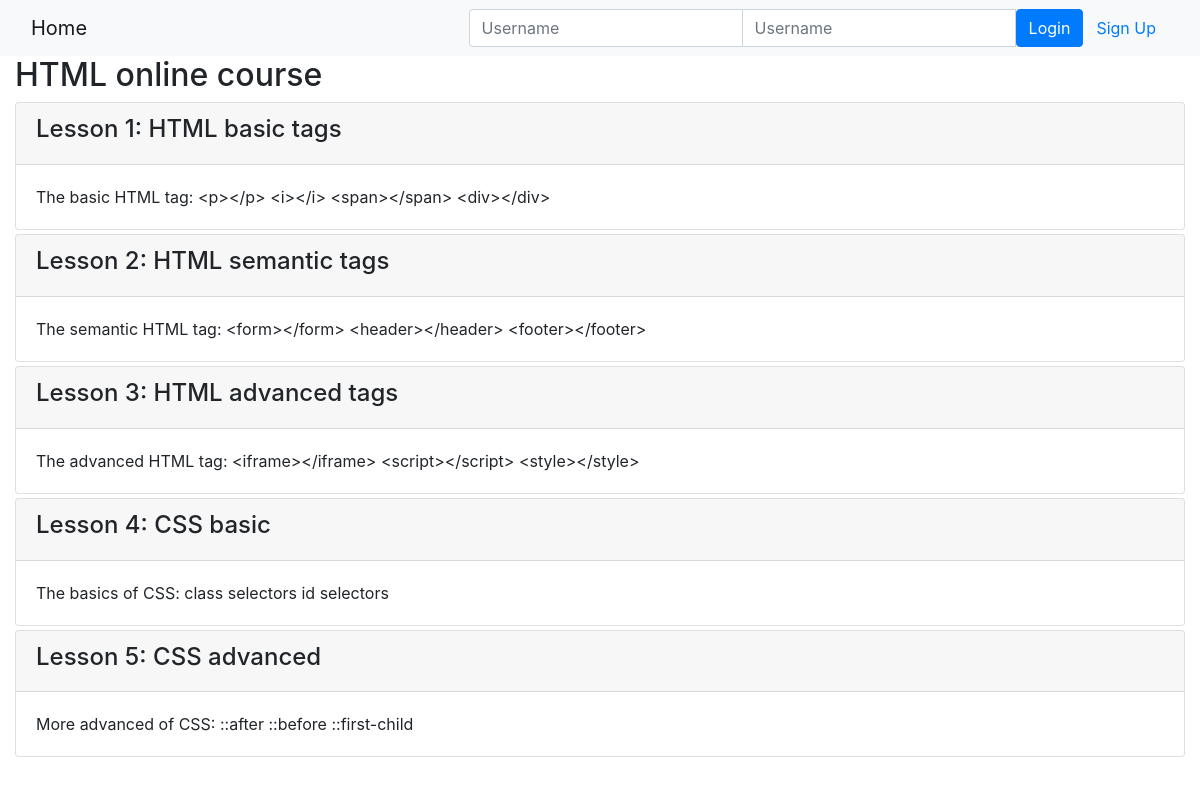
Page /onlinecourse/1/ on the committed database.
### onlinecourse/models.py (models this page shows, shortened)
class Course(models.Model):
    name = models.CharField(null=False, max_length=30, default='online course')
    image = models.ImageField(upload_to='course_images/')
    description = models.CharField(max_length=1000)
    pub_date = models.DateField(null=True)
    instructors = models.ManyToManyField(Instructor)
    users = models.ManyToManyField(settings.AUTH_USER_MODEL, through='Enrollment')
    total_enrollment = models.IntegerField(default=0)
    is_enrolled = False

class Lesson(models.Model):
    title = models.CharField(max_length=200, default="title")
    order = models.IntegerField(default=0)
    course = models.ForeignKey(Course, on_delete=models.CASCADE)
    content = models.TextField()

### onlinecourse/views.py (the view)
# urls.py: path('<int:pk>/', views.CourseDetailView.as_view(), name='course_details'),
class CourseDetailView(generic.DetailView):
    model = Course
    template_name = 'onlinecourse/course_detail_bootstrap.html'

### onlinecourse/templates/onlinecourse/course_detail_bootstrap.html (shortened to what this page needs)
<!DOCTYPE html>
<html lang="en">
<head>
     {% load static %}
    <link rel="stylesheet" href="https://maxcdn.bootstrapcdn.com/bootstrap/4.5.2/css/bootstrap.min.css">
</head>
<body>
    <nav class="navbar navbar-light bg-light">
        <div class="container-fluid">
            <div class="navbar-header">
                  <a class="navbar-brand" href="{% url 'onlinecourse:index' %}">Home</a>
            </div>
            <ul class="nav navbar-nav navbar-right">
                {% if user.is_authenticated %}
                <li>
                    <a class="btn btn-link" href="#">{{ user.first_name }}({{ user.username }})</a>
                    <a class="btn btn-link" href="{% url 'onlinecourse:logout' %}">Logout</a>
                </li>
                {% else %}
                <li>
                    <form class="form-inline" action="{% url 'onlinecourse:login' %}" method="post">
                        <div class="input-group">
                            <input type="text" class="form-control" placeholder="Username" name="username" >
                            <input type="password" class="form-control" placeholder="Username" name="psw" >
                            <button class="btn btn-primary" type="submit">Login</button>
                            <a class="btn btn-link" href="{% url 'onlinecourse:registration' %}">Sign Up</a>
                        </div>
                    </form>
                </li>
                {% endif %}
            </ul>
        </div>
    </nav>
    <div class="container-fluid">
        <h2>{{ course.name }}</h2>
        <div class="card-columns-vertical">
            {% for lesson in course.lesson_set.all %}
                <div class="card mt-1">
                    <div class="card-header"><h4>Lesson {{lesson.order|add:0}}: {{lesson.title}}</h4></div>
                    <div class="card-body">{{lesson.content}}</div>
                </div>
            {% endfor %}
        </div>
    </div>
</body>
</html>

### rows in the picture
Course: name "HTML online course"
Lesson: order|add "1", title "HTML basic tags", content "The basic HTML tag: <p></p> <i></i> <span></span> <div></div>"
Lesson: order|add "2", title "HTML semantic tags", content "The semantic HTML tag: <form></form> <header></header> <footer></footer>"
Lesson: order|add "3", title "HTML advanced tags", content "The advanced HTML tag: <iframe></iframe> <script></script> <style></style>"
Lesson: order|add "4", title "CSS basic", content "The basics of CSS: class selectors id selectors"
Lesson: order|add "5", title "CSS advanced", content "More advanced of CSS: ::after ::before ::first-child"
